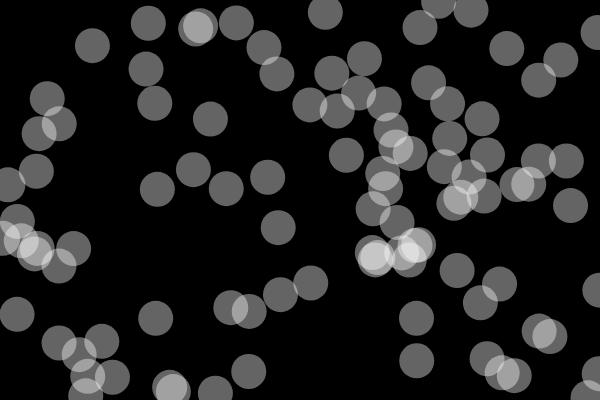
Frame 1 (no input)
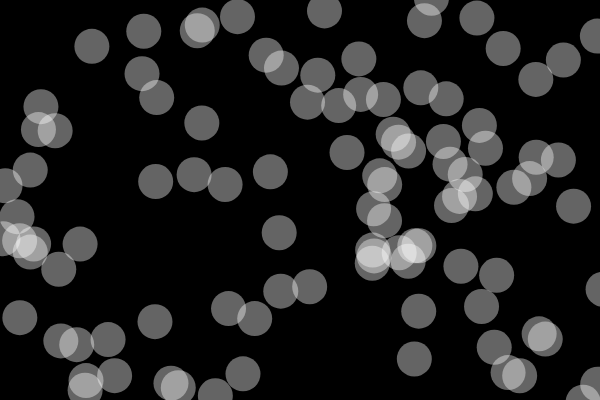
Frame 60 (no input)
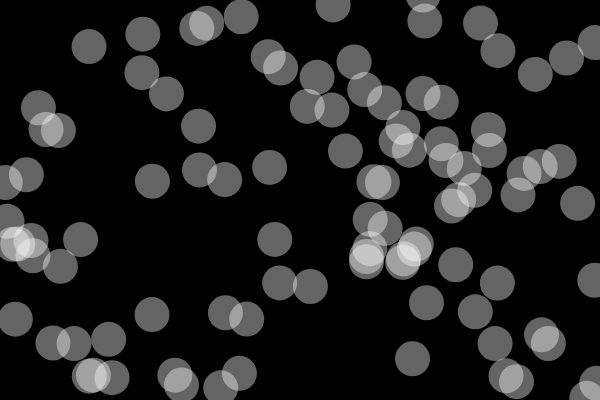
Frame 120 (the mouse pressed at the canvas centre since frame 60)

The p5.js sketch that drew these frames (run headless with seeded random() and noise() and a simulated clock; from frame 60 on, the mouse is pressed at the canvas centre):

// p5.js sketch
// ── sketch.js
// an abstract class that defines an object
function Bubble(x, y) {
  this.x = x;
  this.y = y;
  this.col = color(255,100);

  this.display = function() {
    noStroke();
    fill(this.col);
    ellipse(this.x, this.y, 35, 35);
  };
  this.update = function() {
    this.x += random(-1, 1);
    this.y += random(-1, 1);
  };
}

// array that will contain all the bubble objects
var bubbles = [];


function setup() {
  createCanvas(600, 400);
  // creating all the different instances of the bubbles
  for (var i = 0; i < 100; i++) {
    bubbles[i] = new Bubble(random(width), random(height));
  }
  console.log(bubbles[0]);
}

// drawing
function draw() {
  background(0);
   for (var i = 0; i < bubbles.length; i++) {
    bubbles[i].display();
    bubbles[i].update();
  }   
}
